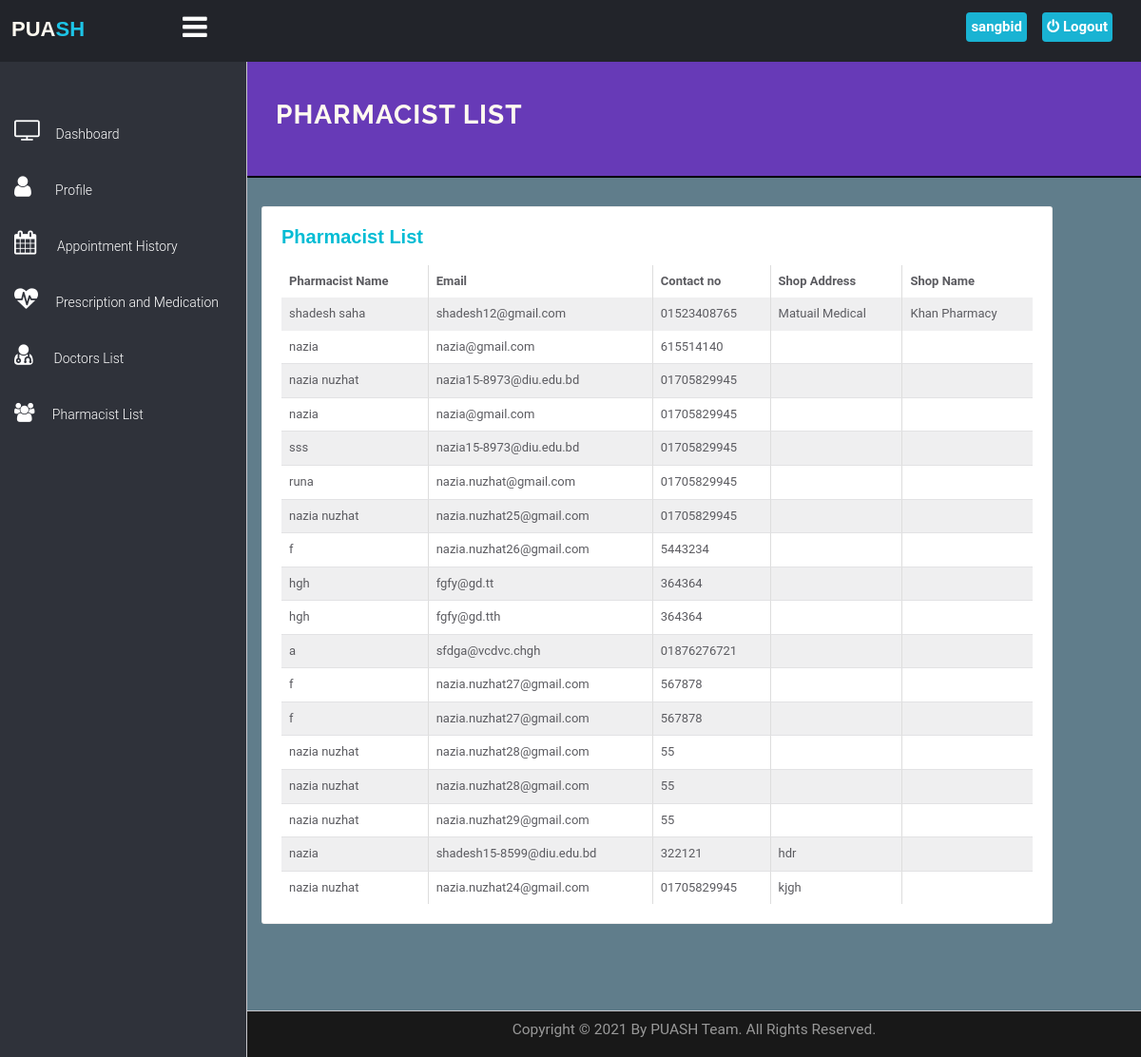
Screenshot of /PUASH/patient/pharmacistlist.php (signed in) with the database file from the repository.
### tables this page shows
CREATE TABLE `users` (
  `id` int(11) NOT NULL,
  `fullname` varchar(255) NOT NULL,
  `address` longtext NOT NULL,
  `city` varchar(255) NOT NULL,
  `gender` varchar(255) NOT NULL,
  `email` varchar(255) NOT NULL,
  `blood_group` varchar(10) NOT NULL,
  `phone` varchar(12) DEFAULT NULL,
  `password` varchar(255) NOT NULL,
  `birthdate` varchar(20) NOT NULL,
  `uniqueid` varchar(100) NOT NULL,
  `activation` varchar(100) NOT NULL DEFAULT 'inactive',
  `regDate` timestamp NOT NULL DEFAULT current_timestamp(),
  `updationDate` varchar(255) NOT NULL,
  `occupation` varchar(100) NOT NULL
);

CREATE TABLE `pharmacist` (
  `id` int(11) NOT NULL,
  `name` varchar(300) NOT NULL,
  `licence_number` varchar(100) NOT NULL,
  `email` varchar(300) NOT NULL,
  `contact` varchar(11) NOT NULL,
  `address` varchar(300) NOT NULL,
  `shop_address` varchar(255) NOT NULL,
  `shop_name` varchar(255) NOT NULL,
  `gender` varchar(30) NOT NULL,
  `birthdate` varchar(10) NOT NULL,
  `blood_group` varchar(10) NOT NULL,
  `password` varchar(300) NOT NULL,
  `token` varchar(150) NOT NULL,
  `status` varchar(80) NOT NULL DEFAULT 'inactive',
  `regdate` timestamp NOT NULL DEFAULT current_timestamp(),
  `updationDate` date NOT NULL
);

### PUASH/patient/Pharmacistlist.php (the view, shortened to what this page needs)
<?php
$output = '';
?>
<!DOCTYPE html>
<html lang="en">
	<head>
		<link rel="stylesheet" href="../../vendor/bootstrap/css/bootstrap.min.css">
		<link rel="stylesheet" href="../../vendor/fontawesome/css/font-awesome.min.css">
		<link href="../../vendor/animate.css/animate.min.css" rel="stylesheet" media="screen">
		<link href="../../vendor/perfect-scrollbar/perfect-scrollbar.min.css" rel="stylesheet" media="screen">
		<link href="../../vendor/switchery/switchery.min.css" rel="stylesheet" media="screen">
		<link href="../../vendor/bootstrap-touchspin/jquery.bootstrap-touchspin.min.css" rel="stylesheet" media="screen">
		<link href="../../vendor/select2/select2.min.css" rel="stylesheet" media="screen">
		<link href="../../vendor/bootstrap-datepicker/bootstrap-datepicker3.standalone.min.css" rel="stylesheet" media="screen">
		<link href="../../vendor/bootstrap-timepicker/bootstrap-timepicker.min.css" rel="stylesheet" media="screen">
		<link rel="stylesheet" href="../../assets/css/styles.css">
		<link rel="stylesheet" href="../../assets/css/plugins.css">
		<link rel="stylesheet" href="../../include/DataTables/DataTables-1.10.18/css/dataTables.bootstrap4.min.css">
		<link rel="stylesheet" href="../../include/DataTables/Buttons-1.5.6/css/buttons.bootstrap4.min.css">
		<link rel="stylesheet" href="https://cdnjs.cloudflare.com/ajax/libs/font-awesome/4.7.0/css/font-awesome.min.css">
		<link rel="stylesheet" href="include/sidebar-menu.css">
	</head>
	<body>
		<div id="app">
<?php include('include/sidebar-menu.php');?>
			<div class="app-content">
				<div class="main-content" >
					<div class="wrap-content container" id="container">
						<section id="page-title" style="border-bottom:2px solid black; background-color: #673AB7; margin-top:-8px;">
							<div class="row">
								<div class="col-sm-8">
									<h1 class="mainTitle" style="color: floralwhite"><b>Pharmacist list</b></h1>
                 				</div>
							</div>
						</section>
							<div class="row">
								<div class="col-md-12">
									<div class="row margin-top-30">
										<div class="col-lg-11 col-md-12">
											<div class="panel panel-white" style="padding:20px;">
													<h5 class="panel-title"><b>Pharmacist List</b></h5><br>
														<?php
															$sql = " SELECT * FROM pharmacist";
															$result = mysqli_query($con, $sql);
															if (mysqli_num_rows($result) > 0) {
															$output .= '
															<div class="table-responsive">
																<table id="table" class="table table-striped table-bordered">
																	<thead>
																		<tr>
																			<th>Pharmacist Name</th>
																			<th>Email</th>
																			<th>Contact no</th>
																			<th>Shop Address</th>
																			<th>Shop Name</th>
																		</tr>
																	</thead>';}
														?>
																	<tbody>
																		<?php
																				while($row = mysqli_fetch_assoc($result)) {
																				$output .= '
																				<tr>
																					<td> '. $row["name"].' </td>
																					<td> '. $row["email"].' </td>
																					<td> '. $row["contact"].' </td>
																					<td> '. $row["shop_address"].' </td>
																					<td> '. $row["shop_name"].' </td>
																				</tr>';}
																								echo $output;
																		?>
																	</tbody>
															</div>
											</div>
										</div>
									</div>
								</div>
							</div>
						</div>
				</div>
			</div>
			<br><br><br><br>
	<?php include('../../include/footer.php');?>
	</body>
</html>

### PUASH/patient/include/sidebar-menu.php (shortened to what this page needs)
<!DOCTYPE html>
<html lang="en">
<head>
</head>
<body>
    <header class="navbar navbar-default navbar-static-top">
      <label for="check">
        <a href="#" class="sidebar-toggler pull-right visible-md visible-lg"  data-toggle-class="app-sidebar-closed"  data-toggle-target="#app">
          <i class="fa fa-bars" id="sidebar_btn"></i>
        </a>
      </label>
        <div class="left_area">
              <h3><a href="../../index.html"><span style="color: floralwhite !important;">PUA</span><span class="second">SH</span></a></h3>
        </div>
        <div class="right_area">
          <a href="logout.php" class="logout_btn"><i class="fa fa-power-off"></i> Logout</a>
              <a href="my-profile.php" class="mee"> <span class="username" style="color:white;">
<?php
$con = mysqli_connect("localhost", "root", "", "hms");
         $query = "select * from users where id='".$_SESSION['id']."'";
         if($result = mysqli_query($con, $query)){
             while($row = mysqli_fetch_assoc($result)){
                 $mark = explode(" ", $row["fullname"]);
                      echo $mark[0]." ";
                   }
             }
     ?>
</span></a>
        </div>
    </header>
    <div class="sidebar app-aside" id="sidebar" >
    				<div class="sidebar-container perfect-scrollbar">
    					<div class="color-layout">
    							</div>
    <nav>
      <div>
        <br>
      </div>
      <ul class="main-navigation-menu">
        <li>
          <a href="dashboard.php" class="side-content">
            <div class="item-content">
              <div class="item-media">
                <i class="fa fa-television" style="font-size:25px;"></i>
              </div>
              <div class="item-inner">
                <span class="title"> Dashboard </span>
              </div>
            </div>
          </a>
        </li>
        <li>
          <a href="my-profile.php" class="side-content">
            <div class="item-content">
              <div class="item-media">
                <i class="fa fa-user" style="font-size:25px;"></i>
              </div>
              <div class="item-inner">
                <span class="title">&nbsp;&nbsp; Profile </span>
              </div>
            </div>
          </a>
        </li>
        <li>
								<a href="appointment-history.php" class="side-content">
									<div class="item-content">
										<div class="item-media">
											<i class="fa fa-calendar" style="font-size:25px;"></i>
										</div>
										<div class="item-inner">
											<span class="title">&nbsp; Appointment History </span>
										</div>
									</div>
								</a>
							</li>
							<li>
								<a href="prescription.php" class="side-content">
									<div class="item-content">
										<div class="item-media">
											<i class="fa fa-heartbeat custom" style="font-size:25px;"></i>
										</div>
										<div class="item-inner">
											<span class="title">&nbsp;Prescription and Medication </span>
										</div>
									</div>
								</a>
							</li>
							<li>
								<a href="doctorlist.php" class="side-content">
									<div class="item-content">
										<div class="item-media">
											<i class="fa fa-user-md" style="font-size:25px;"></i>
										</div>
										<div class="item-inner">
											<span class="title">&nbsp; Doctors List</span>
										</div>
									</div>
								</a>
							</li>
							<li>
								<a href="pharmacistlist.php" class="side-content">
									<div class="item-content">
										<div class="item-media">
											<i class="fa fa-group" style="font-size:20px;"></i>
										</div>
										<div class="item-inner">
											<span class="title">&nbsp;Pharmacist List</span>
										</div>
									</div>
								</a>
							</li>
      </ul>
    </nav>
    </div>
</div>
</body>
</html>

### assets/css/plugins.css (style rules this page uses)
.perfect-scrollbar { overflow-y: hidden !important; }

### PUASH/patient/include/sidebar-menu.css (style rules this page uses)
body { margin: 0; padding: 0; font-family: "Roboto", sans-serif; }
.left_area h3 { margin-left: 1%; text-transform: uppercase; font-size: 22px; font-weight: 900; }
.left_area .second { color: #1DC4E7; }
.logout_btn { padding: 5px; background: #19B3D3; text-decoration: none; float: right; margin-top: -40px; margin-right: 30px; border-radius: 4px; font-size: 15px; font-weight: 600; color: #fff; transition: 0.5s; transition-property: background; }
.sidebar { background: #2F323A ! important; position: fixed; left: 0; width: 250px; height: 100%; transition: 0.5s; transition-property: left; }
.sidebar { transition: 0.5s; }
.main-content { transition: 0.5s; }
.sidebar a { background: #2F323A; color: #fff; display: block; width: 100%; text-decoration: none; box-sizing: border-box; transition: 0.5s; transition-property: background; line-height: 40px; }
label #sidebar_btn { z-index: 1; color: #fff; position: fixed; cursor: pointer; left: 16%; font-size: 30px; margin: 5px 0; transition: 0.6s ease-in-out; transition-property: color; }
.right_area .mee { padding: 5px; background: #19B3D3; text-decoration: none; float: right; margin-top: -40px; margin-right: 120px; border-radius: 4px; font-size: 15px; font-weight: 600; color: #fff; transition: 0.5s; transition-property: background; }

### PUASH/patient/Pharmacistlist.php (style rules this page uses)
body { padding: 0; margin: 0; background: #607d8b; }
.panel-title { color: #00BCD4 !important; font-size: 20px !important; }

### rows the page displays
users: fullname "sangbid"
pharmacist: name "shadesh saha", email "shadesh12@gmail.com", contact "01523408765", shop_address "Matuail Medical", shop_name "Khan Pharmacy"
pharmacist: name "nazia", email "nazia@gmail.com", contact "615514140"
pharmacist: name "nazia nuzhat", email "nazia15-8973@diu.edu.bd", contact "01705829945"
pharmacist: name "nazia", email "nazia@gmail.com", contact "01705829945"
pharmacist: name "sss", email "nazia15-8973@diu.edu.bd", contact "01705829945"
pharmacist: name "runa", email "nazia.nuzhat@gmail.com", contact "01705829945"
pharmacist: name "nazia nuzhat", email "nazia.nuzhat25@gmail.com", contact "01705829945"
pharmacist: name "f", email "nazia.nuzhat26@gmail.com", contact "5443234"
pharmacist: name "hgh", email "fgfy@gd.tt", contact "364364"
pharmacist: name "hgh", email "fgfy@gd.tth", contact "364364"
pharmacist: name "a", email "sfdga@vcdvc.chgh", contact "01876276721"
pharmacist: name "f", email "nazia.nuzhat27@gmail.com", contact "567878"
pharmacist: name "f", email "nazia.nuzhat27@gmail.com", contact "567878"
pharmacist: name "nazia nuzhat", email "nazia.nuzhat28@gmail.com", contact "55"
pharmacist: name "nazia nuzhat", email "nazia.nuzhat28@gmail.com", contact "55"
pharmacist: name "nazia nuzhat", email "nazia.nuzhat29@gmail.com", contact "55"
pharmacist: name "nazia", email "shadesh15-8599@diu.edu.bd", contact "322121", shop_address "hdr"
pharmacist: name "nazia nuzhat", email "nazia.nuzhat24@gmail.com", contact "01705829945", shop_address "kjgh"
